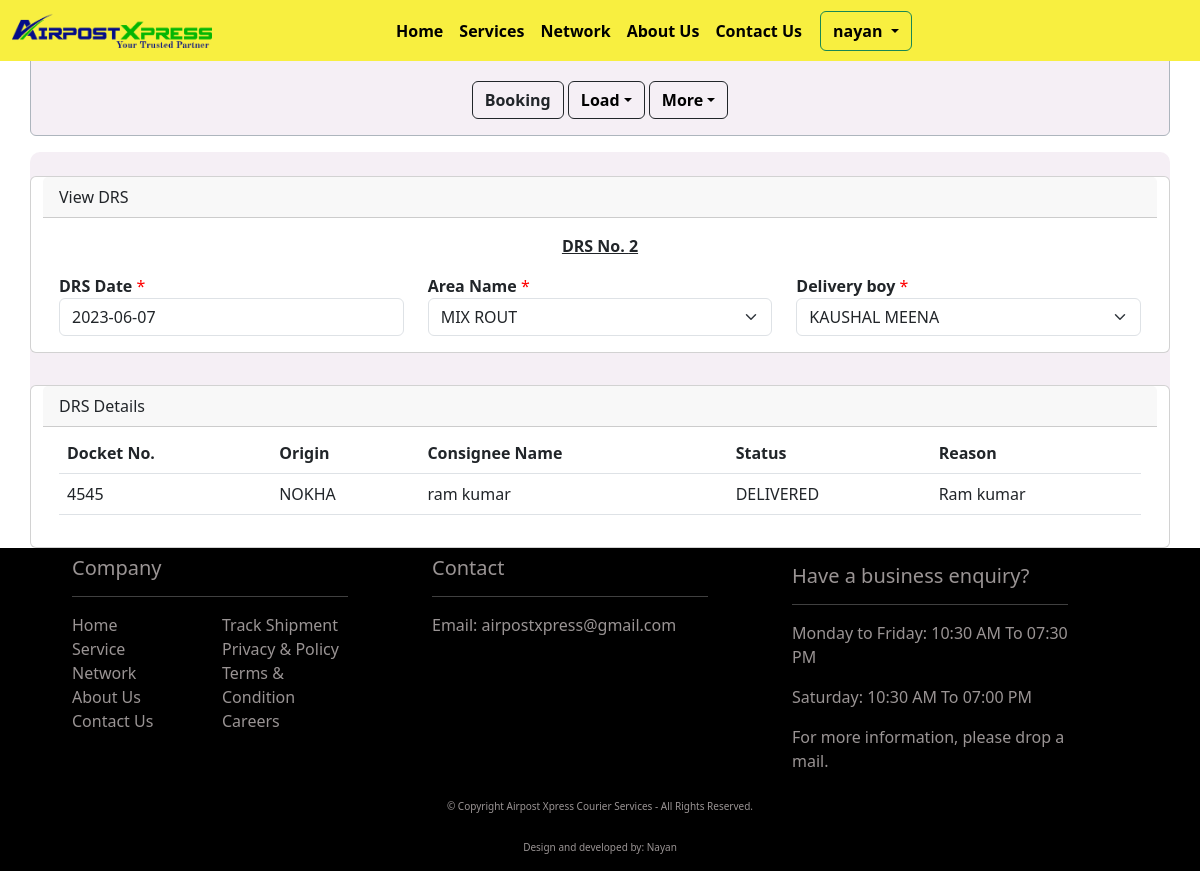
Page /view_drs/2 (signed in) on the committed database.
### api/models.py (models this page shows, shortened)
class DrsMaster(models.Model):
    drs_no = models.CharField(max_length=25, blank=False, null=True)
    date = models.DateTimeField(blank=True, null=True)
    area_name = models.ForeignKey(AreaMaster, on_delete=models.CASCADE ,blank=False, null=True)
    deliveryboy_name = models.ForeignKey(DeliveryBoyMaster, on_delete=models.CASCADE ,blank=False, null=True)
    status = models.CharField(max_length=25, choices=DRS_STATUS, blank=True, null=True)
    user = models.ForeignKey(User, on_delete=models.CASCADE, blank=False, null=False)
    created_at = models.DateTimeField(auto_now_add=True, null=True, blank=True)
    updated_at = models.DateTimeField(auto_now=True, null=True)
    class Meta:
        verbose_name_plural = "DRS Master"

class AreaMaster(models.Model):
    area_name = models.CharField(max_length=350, blank=False, null=True)
    pincode = models.ForeignKey(BranchNetwork, on_delete=models.CASCADE, blank=False, null=True, related_name="pin_code")
    user = models.ForeignKey(User, on_delete=models.CASCADE, blank=False, null=True, related_name="user_details")
    created_at = models.DateTimeField(auto_now_add=True, null=True)
    class Meta:
        verbose_name_plural = "Area Master"
    def __str__(self):
        return self.area_name

class DeliveryBoyMaster(models.Model):
    delivery_boy_name = models.CharField(max_length=256, blank=False, null=True)
    mobile_number = models.CharField(max_length=15, blank=False, null=False)
    alternate_number = models.CharField(max_length=15, blank=True, null=True)
    email = models.CharField(max_length=50, blank=True, null=True)
    area_name = models.ForeignKey(AreaMaster, on_delete=models.CASCADE ,blank=False, null=True, related_name="area_names")
    user = models.ForeignKey(User, on_delete=models.CASCADE, blank=False, null=True, related_name="user_detail")
    created_at = models.DateTimeField(auto_now_add=True, null=True)
    class Meta:
        verbose_name_plural = "Delivery Boy Details"
    def __str__(self):
        return self.delivery_boy_name

class DrsTransactionHistory(models.Model):
    docket_number = models.CharField(max_length=40, blank=False, null=True)
    origin = models.CharField(max_length=60, blank=True, null=True)
    consignee_name = models.CharField(max_length=256, blank=True, null=True)
    drs_number = models.CharField(max_length=40, blank=True, null=True)
    status = models.ForeignKey(ParcelStatus, on_delete=models.CASCADE, blank=False, null=True)
    reason = models.TextField(max_length=500, blank=True, null=True)
    user = models.ForeignKey(User, models.CASCADE, blank=False, null=True)
    created_at = models.DateTimeField(auto_now_add=True, null=True, blank=True)
    updated_at = models.DateTimeField(auto_now=True, null=True, blank=True)
    class Meta:
        verbose_name_plural = "DRS Transaction History"

class ParcelStatus(models.Model):
    name = models.CharField(max_length=256)
    class Meta:
        verbose_name_plural = "Parcel status"
    def __str__(self):
        return self.name

### api/views.py (the view)
# urls.py: path(r"view_drs/<str:drs_number>", view_drs, name="view_drs"),
@login_required(login_url="login_auth")
def view_drs(request, drs_number):
    try:
        drs_details = DrsMaster.objects.get(user=request.user, drs_no=drs_number)
        if drs_details.status == "Updated":
            drs_history = DrsTransactionHistory.objects.filter(user=request.user, drs_number=drs_number)
            return render(request, "drs_view.html", context={"header": drs_details, "history": drs_history})
        return redirect("drs")
    except Exception as e:
        log.exception(e)
        return redirect("drs")

### api/templates/drs_view.html (shortened to what this page needs)
{% extends 'base.html' %}{% load static %}{% block title %}View DRS{% endblock title %}{% block content %}
<div class="container back_color">
    <div class="row">
        <div class="card mt-4">
            <div class="col-12">
                <div class="card-header">
                    View DRS
                </div>
                <div class="card-body">
                    <form action="" method="post">
                        <div class="row justify-content-center">
                            <p class="text-center text-decoration-underline"><b>DRS No. {{ header.drs_no }}</b></p>
                            <div class="col-md-4">
                                <label for="datetime"><b>DRS Date</b>
                                    <span class="red_color">*</span>
                                </label>
                                <input type="text" id="datetime" name="datetime" class="form-control" value="{{ header.date|date:'Y-m-d' }}" />
                            </div>
                            <div class="col-md-4">
                                <label for="area_name"><b>Area Name</b>
                                    <span class="red_color">*</span>
                                </label>
                                <select class="form-select control-label" name="area_name" id="area_name" aria-label="Area Name" required>
                                    <option value="{{ header.area_name.id }}">{{ header.area_name }}</option>
                                </select>
                            </div>
                            <div class="col-md-4">
                                <label for="delivery_boy"><b>Delivery boy</b>
                                    <span class="red_color">*</span>
                                </label>
                                <select class="form-select control-label" name="delivery_boy" id="delivery_boy" aria-label="Area Name" required>
                                    <option value="{{ header.deliveryboy_name.id }}">{{ header.deliveryboy_name }}</option>
                                </select>
                            </div>
                        </div>
                    </form>
                </div>
            </div>
        </div>
    </div>
    <div class="row mt-2">
        <div class="card mt-4">
            <div class="col-12">
                <div class="card-header">
                    DRS Details
                </div>
                <div class="card-body">
                    <div class="table-responsive">
                        <table class="table" id="DrsTable">
                            <thead>
                                <tr>
                                    <th scope="col">Docket No.</th>
                                    <th scope="col">Origin</th>
                                    <th scope="col">Consignee Name</th>
                                    <th scope="col">Status</th>
                                    <th scope="col">Reason</th>
                                </tr>
                            </thead>
                            <tbody id="tbody">
                                {% for drs in history %}
                                <tr>
                                    <td>{{ drs.docket_number }}</td>
                                    <td>{{ drs.origin }}</td>
                                    <td>{{ drs.consignee_name }}</td>
                                    <td>{{ drs.status }}</td>
                                    <td>{{ drs.reason }}</td>
                                </tr>
                                {% endfor %}
                            </tbody>
                        </table>
                    </div>
                </div>
            </div>
        </div>
    </div>
</div>
{% endblock content %}

### api/templates/base.html (shortened to what this page needs)
<!DOCTYPE html>
<html lang="en">
<head>
    <meta name="viewport" content="width=device-width, initial-scale=1.0"> {% load static %}
    <link rel="stylesheet" href="{% static 'css\\index.css' %}">
    <link rel="stylesheet" href="{% static 'css\\tracking.css' %}">
    <link rel="stylesheet" href="{% static 'css\\dashboard.css' %}">
    <link href="https://cdn.jsdelivr.net/npm/bootstrap@5.3.0-alpha1/dist/css/bootstrap.min.css" rel="stylesheet">
    <link rel="stylesheet" href="https://cdnjs.cloudflare.com/ajax/libs/bootstrap-datepicker/1.9.0/css/bootstrap-datepicker.min.css" />
    <link rel="stylesheet" href="https://cdn.jsdelivr.net/npm/bootstrap-icons@1.10.3/font/bootstrap-icons.css">
</head>
<body>
    <nav class="navbar navbar-expand-lg navbar-default nav_color_spec fixed-top">
        <div class="container-fluid">
            <a class="navbar-brand" href="{% url 'home' %}">
                <img src="{% static 'img/airpost_logo.png' %}" alt="Airpost Xpress" class="img-fluid" id="nav_img">
            </a>
            <div class="collapse navbar-collapse" id="navbarSupportedContent">
                <div class="menu_btn">
                    <ul class="navbar-nav me-auto mb-2 mb-lg-0">
                        <li class="nav-item">
                            <a class="nav-link active hover-underline-animation" aria-current="page" href="{% url 'home' %}">Home</a>
                        </li>
                        <li class="nav-item">
                            <a class="nav-link hover-underline-animation" aria-current="page" href="{% url 'services' %}">Services</a>
                        </li>
                        <li class="nav-item">
                            <a class="nav-link hover-underline-animation" aria-current="page" href="{% url 'network' %}">Network</a>
                        </li>
                        <li class="nav-item">
                            <a class="nav-link hover-underline-animation" aria-current="page" href="{% url 'about_us' %}">About Us</a>
                        </li>
                        <li class="nav-item">
                            <a class="nav-link hover-underline-animation" aria-current="page" href="{% url 'ContactUS' %}">Contact Us</a>
                        </li>
                        {% if user.is_authenticated %}
                        <div class="btn-group">
                            <button type="button" class="btn btn-outline-success dropdown-toggle nav_login_btn" data-bs-toggle="dropdown" aria-expanded="false">
                                {{ user.username }}
                            </button>
                        </div>
                        {% else %}
                        <li class="nav-item">
                            <a class="btn btn-outline-success nav_login_btn" aria-current="page" href="{% url 'login_auth' %}">Login</a>
                        </li>
                        {% endif %}
                    </ul>
                </div>
            </div>
        </div>
    </nav>
    {% if user.is_authenticated %}
    <div class="container mt-5 alert alert-dark back_color">
        <div class="row justify-content-center">
            <div class="col-md-6 text-center">
                <a href="{% url 'booking_dashboard' %}" class="text-decoration-none btn btn-outline-dark mt-3"><b>Booking</b></a>
                <div class="btn-group">
                    <button type="button" class="btn btn-outline-dark mt-3 dropdown-toggle nav_login_btn mx-0" data-bs-toggle="dropdown" aria-expanded="false">Load</button>
                </div>
                <div class="btn-group">
                    <button type="button" class="btn btn-outline-dark mt-3 dropdown-toggle nav_login_btn mx-0" data-bs-toggle="dropdown" aria-expanded="false">More</button>
                </div>
            </div>
        </div>
    </div>
    {% endif %}
    {% block content %} {% endblock content %}
    <div class="container-fluid bg-black">
        <div class="row justify-content-evenly">
            <div class="col-md-3 mb-5">
                <h5 class="link-text-decor pt-2">Company</h5>
                <hr class="bold-lines">
                <div class="row">
                    <div class="col-6">
                        <a href="{% url 'home' %}" class="link-text-decor mt-5">Home</a><br>
                        <a href="{% url 'services' %}" class="link-text-decor mt-5">Service</a><br>
                        <a href="{% url 'network' %}" class="link-text-decor mt-5">Network</a><br>
                        <a href="{% url 'about_us' %}" class="link-text-decor">About Us</a><br>
                        <a href="{% url 'ContactUS' %}" class="link-text-decor">Contact Us</a><br>
                    </div>
                    <div class="col-6">
                        <a href="tracking" class="link-text-decor">Track Shipment</a><br>
                        <a href="" class="link-text-decor">Privacy & Policy</a><br>
                        <a href="" class="link-text-decor">Terms & Condition</a><br>
                        <a href="" class="link-text-decor">Careers</a><br>
                    </div>
                </div>
            </div>
            <div class="col-md-3">
                <h5 class="link-text-decor pt-2">Contact</h5>
                <hr class="bold-lines">
                <a href="mailto:airpostxpress@gmail.com" class="link-text-decor">Email: airpostxpress@gmail.com</a>
            </div>
            <div class="col-md-3">
                <h5 class="link-text-decor pt-3">Have a business enquiry?</h5>
                <hr class="bold-lines">
                <p class="link-text-decor">Monday to Friday: 10:30 AM To 07:30 PM</p>
                <p class="link-text-decor">Saturday: 10:30 AM To 07:00 PM</p>
                <p class="link-text-decor">For more information, please drop a mail.</p>
            </div>
            <br>
            <p class="link-text-decor text-center sm_in_sm">&#169; Copyright {{ today_date }} Airpost Xpress Courier Services - All Rights Reserved.</p>
            <p class="link-text-decor text-center sm_in_sm">Design and developed by: Nayan</p>
        </div>
    </div>
</body>
</html>

### api/static/css/index.css (style rules this page uses)
#nav_img { width: 200px; }
.menu_btn { padding-left: 160px; font-weight: bold; }
.nav_login_btn { color: black !important; font-weight: bold !important; margin-left: 10px !important; }
.hover-underline-animation { display: inline-block; position: relative; color: #000000 !important; }
.hover-underline-animation:after { content: ''; position: absolute; width: 100%; transform: scaleX(0); height: 2px; bottom: 0; left: 0; background-color: #07c627; transform-origin: bottom right; transition: transform 0.25s ease-out; }
.bold-lines { font-weight: bolder; color: white; }
.link-text-decor { text-decoration: none; color: rgb(154, 148, 148); }
.nav_color_spec { background: rgb(248, 239, 64); }
@media screen and (max-width: 1200px) { .sm_in_sm { padding-top: 10px; font-size: 10px; } }

### api/static/css/dashboard.css (style rules this page uses)
.table-responsive { margin-top: -10px; max-height: 450px !important; }
.back_color { background-color: rgba(240, 230, 240, 0.628) !important; border-radius: 10px; }
.red_color { color: red !important; }

### rows in the picture
DrsMaster: drs_no "2", datetime "2023-06-07", area_name "MIX ROUT", delivery_boy "KAUSHAL MEENA"
DrsTransactionHistory: docket_number "4545", origin "NOKHA", consignee_name "ram kumar", status "DELIVERED", reason "Ram kumar"

### other values in the picture
{{ user.username }} "nayan"
